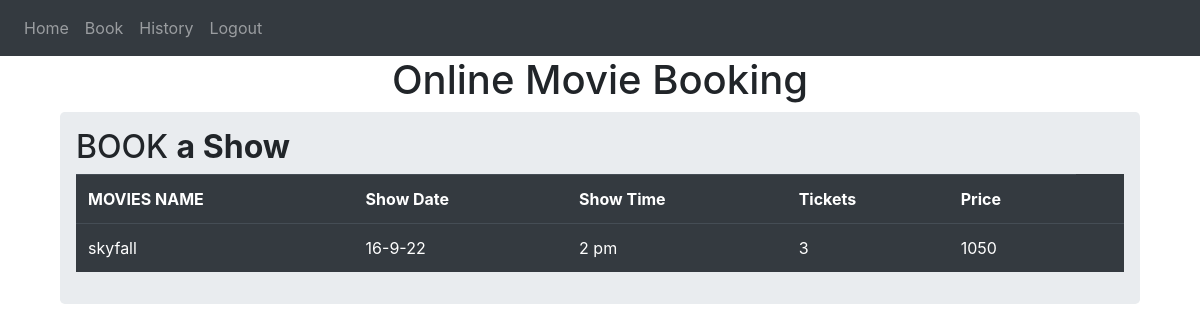
/history (signed in), run on the app's committed database.
### website/models.py (models this page shows)
class BookMovieShow(db.Model):
    book_id = db.Column(db.Integer,primary_key = True)
    movies_name = db.Column(db.String(150))
    user_id = db.Column(db.Integer)
    show_date = db.Column(db.Text)
    show_time = db.Column(db.Text)
    tickets = db.Column(db.Integer)
    price = db.Column(db.Integer)

### website/views.py (the view)
@views.route('/history',methods=['GET'])
@login_required
def history():
    all_data = BookMovieShow.query.filter(BookMovieShow.user_id==current_user.id)
    return render_template("history.html",books = all_data,user=current_user)

### website/__init__.py (called while the page is built)
def create_app():
    app = Flask(__name__)
    app.config['SECRET_KEY'] = 'anika is a good girl'
    app.config['SQLALCHEMY_DATABASE_URI'] = f'sqlite:///{DB_NAME}'
    db.init_app(app)
    from .views import views
    from .auth import auth
    app.register_blueprint(views, url_prefix='/')
    app.register_blueprint(auth, url_prefix='/')
    from .models import User, AddMovie , BookMovieShow, AddShow
    create_database(app)
    login_manager = LoginManager()
    login_manager.login_view = 'auth.login'
    login_manager.init_app(app)
    @login_manager.user_loader
    def load_user(id):
        return User.query.get(int(id))
    return app

### website/templates/history.html (shortened to what this page needs)
{% extends "base.html" %} {% block title %}BOOK MANAGE{% endblock %}
{% block content %}
<h1 align="center">Online Movie Booking </h1>
<div class ="container">
  <div class="row">
    <div class ="col md-12">
      <div class="jumbotron p-3 ">
        <h2>
          BOOK
          <b>a Show</b>
        </h2>
        <table class="table table-hover table-dark">
          <tr>
            <th>MOVIES NAME</th>
            <th>Show Date</th>
            <th>Show Time</th>
            <th> Tickets </th>
            <th> Price</th>
          </tr>
          {% for row in books %}
          <tr>
            <td>{{row.movies_name}}</td>
            <td>{{row.show_date}}</td>
            <td>{{row.show_time}}</td>
            <td>{{row.tickets}}</td>
            <td>{{row.price}}</td>
            <td></td>
          </tr>
          {% endfor %}
        </table>
      </div>
    </div>
  </div>
</div>
{% endblock %}

### data on the page
BookMovieShow: movies_name "skyfall", show_date "16-9-22", show_time "2 pm", tickets "3", price "1050"
